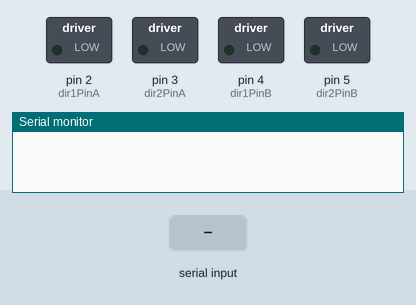
This sketch was run on a simulated Arduino Uno, built with avr-gcc and run on an emulated ATmega328P. Shown: switched loads named in the sketch (green lamp = pin HIGH), the last lines printed to the serial monitor. Inputs (shaded band) come from the test bench.

Above: at 1.2 s.
1.3 s: "F" received over the second serial link
At 2.5 s:
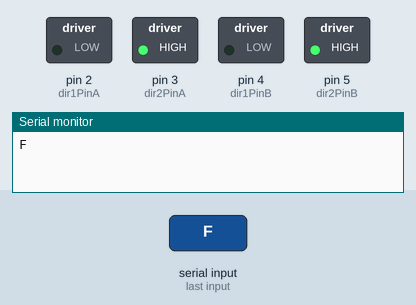
2.8 s: "B" received over the second serial link
At 3.6 s:
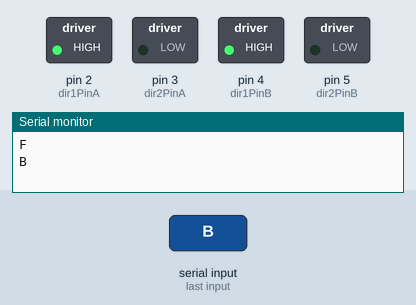
Timing chart, 0 to 5.8 s (numbered marks = the images above; inputs shaded):
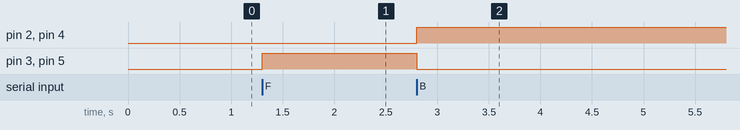

Measured:
- after the input at 1.3 s, pin 3 (dir2PinA), pin 5 (dir2PinB): LOW → HIGH at once
- after the input at 2.8 s, pin 2 (dir1PinA), pin 4 (dir1PinB): LOW → HIGH at once; pin 3 (dir2PinA), pin 5 (dir2PinB): HIGH → LOW at once

The sketch:

R2D2.ino
```cpp
#include <SoftwareSerial.h>// import the serial library
//Bluetooth
SoftwareSerial BTserial(11, 12); //RX TX

//Code by Reichenstein7 (thejamerson.com)

//Keyboard Controls:
//
// 1 -Motor 1 Left
// 2 -Motor 1 Stop
// 3 -Motor 1 Right
//
// 4 -Motor 2 Left
// 5 -Motor 2 Stop
// 6 -Motor 2 Right

// Declare L298N Dual H-Bridge Motor Controller directly since there is not a library to load.
// Motor 1
int dir1PinA = 2;
int dir2PinA = 3;

// Motor 2
int dir1PinB = 4;
int dir2PinB = 5;


String cmdBuilder = "";
String cmd = "";

char c=' ';
void setup()
{
  Serial.begin(9600); // initialize serial communication @ 9600 baud:
  BTserial.begin(9600); //Bluetooth

  //Define L298N Dual H-Bridge Motor Controller Pins
  pinMode(dir1PinA,OUTPUT);
  pinMode(dir2PinA,OUTPUT);
  pinMode(dir1PinB,OUTPUT);
  pinMode(dir2PinB,OUTPUT);
}

void loop()
{

  //bluetooth
  BTserial.listen();

  if(BTserial.available() > 0)
  {
    c=BTserial.read();

    if(cmd != "S")
    {
      Serial.println(c);
    }

    runCmd(String(c));
  }
}

//// Motor 1
//int dir1PinA = 2;
//int dir2PinA = 3;
//
//// Motor 2
//int dir1PinB = 4;
//int dir2PinB = 5;

void runCmd(String cmd)
{
  if(cmd == "W")
  {

  }

  if(cmd == "S" || cmd == "J" || cmd == "H" || cmd == "I" || cmd == "G")
  {
    digitalWrite(dir1PinA, LOW);
    digitalWrite(dir2PinA, LOW);

    digitalWrite(dir1PinB, LOW);
    digitalWrite(dir2PinB, LOW);
  }

  if(cmd == "F")
  {
    //Motor 1 Forward
    digitalWrite(dir1PinA, LOW);
    digitalWrite(dir2PinA, HIGH);

    //Motor 2 Forward
    digitalWrite(dir1PinB, LOW);
    digitalWrite(dir2PinB, HIGH);
  }


  if(cmd == "B")
  {
    //Motor 1 Reverse
    digitalWrite(dir1PinA, HIGH);
    digitalWrite(dir2PinA, LOW);

    //Motor 2 Reverse
    digitalWrite(dir1PinB, HIGH);
    digitalWrite(dir2PinB, LOW);
  }

  if(cmd == "R")
  {
    //Motor 1 Reverse
    digitalWrite(dir1PinA, LOW);
    digitalWrite(dir2PinA, LOW);

    //Motor 2 Reverse
    digitalWrite(dir1PinB, HIGH);
    digitalWrite(dir2PinB, LOW);
  }

  if(cmd == "L")
  {
    //Motor 1 Reverse
    digitalWrite(dir1PinA, HIGH);
    digitalWrite(dir2PinA, LOW);

    //Motor 2 Reverse
    digitalWrite(dir1PinB, LOW);
    digitalWrite(dir2PinB, LOW);
  }


}
```
